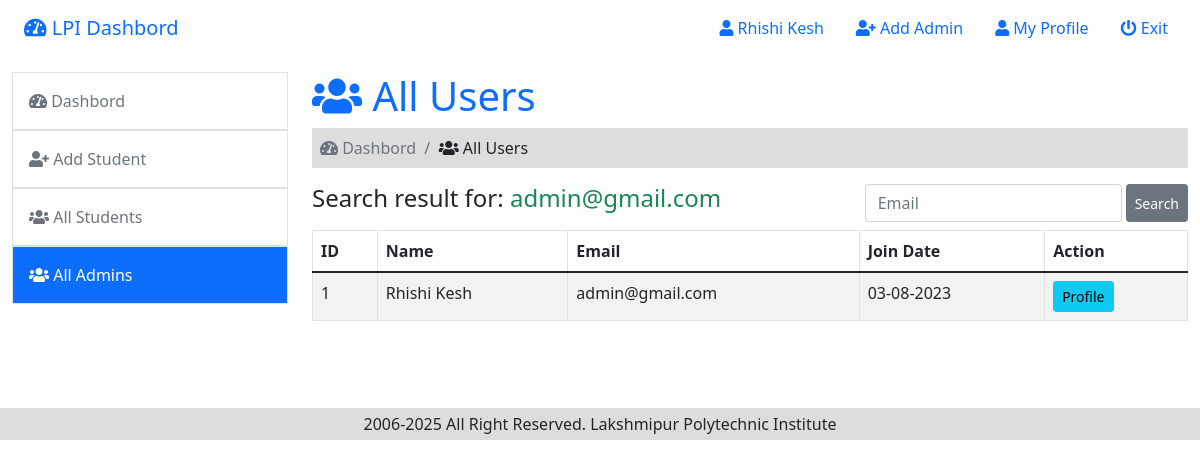
Page /admin/user_search.php?user_search=admin@gmail.com (signed in) on the committed database.
### tables this page shows
CREATE TABLE IF NOT EXISTS `users` (
  `id` int NOT NULL AUTO_INCREMENT,
  `name` varchar(100) DEFAULT NULL,
  `email` varchar(100) DEFAULT NULL,
  `password` varchar(200) DEFAULT NULL,
  `c_password` varchar(200) DEFAULT NULL,
  `photo` varchar(100) DEFAULT NULL,
  `date` timestamp NOT NULL DEFAULT CURRENT_TIMESTAMP,
  PRIMARY KEY (`id`),
  UNIQUE KEY `email` (`email`)
);

### admin/user_search.php (the view, shortened to what this page needs)
<?php
    include('header.php');
    $search_text = $_GET['user_search'];
?>
    <section class="mt-3" style="margin-bottom: 8.9vh;">
        <div class="container-fluid">
            <div class="row">
                <div class="col-lg-3">
                    <ul class="nav flex-column">
                        <li class="nav-item">
                            <a href="index.php" class="nav-link text-secondary p-3 border">
                                <i class="fas fa-tachometer-alt"></i>
                                Dashbord
                            </a>
                        </li>
                        <li class="nav-item">
                            <a href="add_student.php" class="nav-link text-secondary p-3 border">
                                <i class="fas fa-user-plus"></i>
                                Add Student
                            </a>
                        </li>
                        <li class="nav-item">
                            <a href="all_students.php" class="nav-link text-secondary p-3 border">
                                <i class="fas fa-users"></i>
                                All Students
                            </a>
                        </li>
                        <li class="nav-item active">
                            <a href="all_users.php" class="nav-link text-secondary p-3 border">
                                <i class="fas fa-users"></i>
                                All Admins
                            </a>
                        </li>
                    </ul>
                </div>
                <div class="col-lg-9 mt-2 mt-lg-0">
                    <h1 class="text-primary">
                        <i class="fas fa-users"></i>
                        All Users
                    </h1>
                    <p class="p-2 bg-muted text-muted">
                        <i class="fas fa-tachometer-alt"></i>
                        Dashbord &nbsp;/&nbsp;
                        <span class="text-dark">
                        <i class="fas fa-users"></i>
                        All Users
                        </span>
                    </p>
                    <div class="d-flex justify-content-between">
                        <h4>Search result for: <span class="text-success"><?= $search_text ?></span></h4>
                        <form class="d-flex" action="user_search.php" method="GET">
                            <input class="form-control me-1 input-sm" type="search" name="user_search" required maxlength="70" placeholder="Email" autocomplete="off">
                            <button class="btn btn-secondary btn-sm" type="submit">Search</button>
                        </form>
                    </div>
                    <table class="table table-striped table-bordered table-hover mt-2">
                        <?php $table_top = "<thead>
                        <tr>
                            <th>ID</th>
                            <th>Name</th>
                            <th>Email</th>
                            <th>Join Date</th>
                            <th>Action</th>
                        </tr>
                        </thead>
                        <tbody>"; ?>
                        <?php
                            $sql = "SELECT * FROM `users` WHERE email LIKE '%$search_text%' ORDER BY date DESC";
                            $query = mysqli_query($con, $sql);
                            $rows = mysqli_num_rows($query);
                            if($rows){
                                $i = 1;
                                echo $table_top;
                                foreach($query as $row){
                        ?>
                        <tr>
                            <td><?= $i++ ?></td>
                            <td><?= ucwords($row['name']) ?></td>
                            <td><?= $row['email']  ?></td>
                            <td><?= date('d-m-Y', strtotime($row['date'])) ?></td>
                            <td>
                                <a href="user_profile.php?id=<?= $row['id'] ?>" class="btn btn-info btn-sm">Profile</a>
                            </td>
                        </tr>
                        <?php }}?>
                    </tbody>
                  </table>
                </div>
            </div>
        </div>
    </section>
    <footer>
      <p class="text-center bg-muted mb-0 py-1" style="margin-top: 7px;">2006-<?= date('Y')?> All Right Reserved. Lakshmipur Polytechnic Institute</p>
    </footer>
    <?php include('footer.php') ?>

### admin/header.php (shortened to what this page needs)
<?php
    include('../config.php');
    if(isset($_SESSION['user_data'])){
        $user = $_SESSION['user_data'];
    }else{
        header('location: ../index.php');
    }
?>
<?php
  $sql = "SELECT * FROM `users`";
  $query = mysqli_query($con, $sql);
?>
<!DOCTYPE html>
<html lang="en">
<head>
    <link rel="stylesheet" href="../css/all.min.css">
    <link rel="stylesheet" href="../css/bootstrap.min.css">
    <link rel="stylesheet" href="../css/fontawesome.css">
    <link rel="stylesheet" href="../css/style.css">
</head>
<body class="">
    <div class="container-fluid">
        <nav class="navbar navbar-expand-lg navbar-light">
            <div class="container-fluid">
              <a class="navbar-brand text-primary" href="index.php"><i class="fas fa-tachometer-alt"></i> LPI Dashbord</a>
              <div class="collapse navbar-collapse" id="navbarColor01">
                <ul class="navbar-nav ms-auto">
                  <li class="nav-item ms-3">
                    <a class="nav-link text-primary disabled" href="#"><i class="fas fa-user"></i> <?= ucwords($user['0']) ?></a>
                  </li>
                  <li class="nav-item ms-3">
                    <a class="nav-link text-primary" href="register.php"><i class="fas fa-user-plus"></i> Add Admin</a>
                  </li>
                  <li class="nav-item ms-3">
                    <a class="nav-link text-primary" href="user_profile.php?id=<?= $user['1'] ?>"><i class="fas fa-user"></i> My Profile</a>
                  </li>
                  <li class="nav-item ms-3">
                    <a class="nav-link text-primary" href="exit.php"><i class="fas fa-power-off"></i> Exit</a>
                  </li>
                </ul>
              </div>
            </div>
        </nav>
    </div>

### css/style.css (style rules this page uses)
* { text-decoration: none !important; }
.active { background: #0D6EFD; }
.active a { color: #fff !important; }
.bg-muted { background-color: #ddd; }

### rows in the picture
users: name "Rhishi Kesh", email "admin@gmail.com", date "03-08-2023"

### other values in the picture
$search_text "admin@gmail.com"
